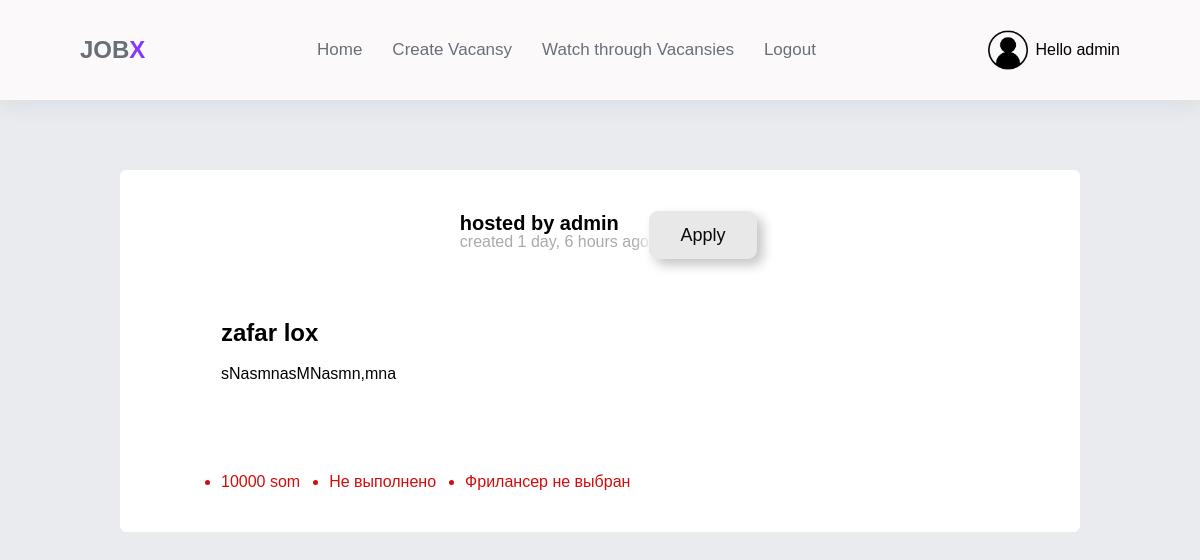
The app's page /allVacansy/3/ (signed in) with its own data.
### base/models.py (models this page shows, shortened)
class Vacansy(models.Model):
    title = models.CharField(max_length=30)
    description = models.CharField(max_length=500)
    price = models.IntegerField()
    host = models.ForeignKey(User, on_delete=models.SET_NULL, null=True)
    isDone = models.BooleanField(default=False)
    created = models.DateTimeField(auto_now_add=True)
    selected_freelancer = models.ForeignKey(
        User,
        related_name="selected_vacancies",
        on_delete=models.SET_NULL,
        null=True,
        blank=True,
    )
    participants = models.ManyToManyField(User, related_name="participants", blank=True)
    class Meta:
        ordering = ["-created"]

### base/views.py (the view)
# urls.py: path('allVacansy/<int:pk>/',views.vacansyDetail,name='vacancyDetail')
@login_required(login_url="register")
def vacansyDetail(request,pk):
    vacansy = Vacansy.objects.get(id=pk)
    return render(request,'base/vacansyDetail.html',{'vacansy':vacansy})

### base/templates/base/vacansyDetail.html (shortened to what this page needs)
{% extends "main.html" %} {% block content %}
<main>
  <section class="vacansy__card">
    <header class="vacansyHeader">
      <div
        style="display: flex; align-items: center; column-gap: 17px"
        class="leftside"
      >
        <div class="header__txt">
          <p style=" font-size:20px; #333; font-weight: 700; line-height: 1">
            hosted by {{vacansy.host}}
          </p>
          <p
            style="
              color: #aaa;
              height: 25px;
              overflow: hidden;
              text-overflow: clip;
              white-space: nowrap;
            "
          >
            created {{vacansy.created|timesince}} ago
          </p>
        </div>
      </div>
      <div class="rightside">
        <a href="{% url 'applyVacansy' vacansy.id %}">
          <button class="button2">Apply</button>
        </a>
      </div>
    </header>
    <div class="centerContent">
      <h2>{{vacansy.title}}</h2>
      <br>
      <p>{{vacansy.description}}</p>
    </div>
    <footer class="vacansy__footer">
      <ul style="list-style: disc !important; display: flex; column-gap: 29px">
        <li style="color: #d40c0c">{{vacansy.price}} som</li>
        {% if vacansy.isDone == False %}
        <li style="color: #d40c0c">Не выполнено</li>
        {% endif %} {% if vacansy.selected_freelancer %}
        <li style="color: #00cc00">
          Фрилансер выбран: {{ vacansy.selected_freelancer.username }}
        </li>
        {% else %}
        <li style="color: #d40c0c">Фрилансер не выбран</li>
        {% endif %}
      </ul>
    </footer>
  </section>
</main>
{% endblock content %}

### templates/header.html (shortened to what this page needs)
{% load static %}
<header class="header">
    <nav>
        <div class="logo">
            <a href="{% url 'home' %}">JOB<span>X</span></a>
        </div>
        <ul class="menu">
            <li><a href="{% url 'home' %}">Home</a></li>
            <li><a href="{% url 'createVacansy' %}">Create Vacansy</a></li>
            <li><a href="{% url 'AllVacansy' %}">Watch through Vacansies</a></li>
            {% if request.user.is_authenticated %}
            <li><a href="{% url 'logout' %}">Logout</a></li>
            {% else %}
            <li><a href="{% url 'register' %}">Register</a></li>
            {% endif %}
        </ul>
        {% if request.user.is_authenticated %}
        <div class="user-header">
            <img src="{% static 'images/avatar.png' %}" alt="">
            <span>Hello {{request.user}}</span>
        </div>
        {% endif %}
    </nav>
</header>

### static/styles/style.css (style rules this page uses)
* { padding: 0; margin: 0; box-sizing: border-box; font-family: sans-serif; text-decoration: none; }
.header { position: sticky; top: 0; width: 100%; box-shadow: 0 4px 20px hsla(207, 24%, 35%, 0.1); background-color: #FBF9F9; z-index: 1; }
nav { display: flex; justify-content: space-between; align-items: center; padding: 30px 80px; }
.logo a { font-size: 24px; font-weight: bold; color: #696F79; }
.logo a span { color: #8739fa; }
.menu { display: flex; justify-content: center; align-items: center; list-style: none; }
.menu a { display: block; padding: 7px 15px; font-size: 17px; font-weight: 500; transition: 0.6s all ease-in-out; color: #696F79; }
nav img { width:40px; height:40px; }
.user-header { display:flex; align-items:center; column-gap:8px; }

### base/templates/base/vacansyDetail.html (style rules this page uses)
body { background-color: #e9ebee; }
main { width: 100%; height: 100%; display: flex; justify-content: center; align-items: center; }
a { color: #666; }
.button2 { display: inline-block; transition: all 0.2s ease-in; position: relative; overflow: hidden; z-index: 1; color: #090909; padding: 0.7em 1.7em; font-size: 18px; border-radius: 0.5em; background: #e8e8e8; border: 1px solid #e8e8e8; box-shadow: 6px 6px 12px #c5c5c5, -6px -6px 12px #ffffff; }
.button2:before { content: ""; position: absolute; left: 50%; transform: translateX(-50%) scaleY(1) scaleX(1.25); top: 100%; width: 140%; height: 180%; background-color: rgba(0, 0, 0, 0.05); border-radius: 50%; display: block; transition: all 0.5s 0.1s cubic-bezier(0.55, 0, 0.1, 1); z-index: -1; }
.button2:after { content: ""; position: absolute; left: 55%; transform: translateX(-50%) scaleY(1) scaleX(1.45); top: 180%; width: 160%; height: 190%; background-color: #009087; border-radius: 50%; display: block; transition: all 0.5s 0.1s cubic-bezier(0.55, 0, 0.1, 1); z-index: -1; }
.vacansyHeader { display: flex; justify-content: center; align-items: center; }
.centerContent { margin-top: 60px; }
.vacansy__card { width: 80%; height: 100%; display: flex; flex-direction: column; margin-top: 70px; padding: 40px 100px; border: 1px solid white; background-color: white; border-radius: 6px; }
.vacansy__footer { margin-top: 90px; }

### records on screen
Vacansy: host "admin", created "1 day, 6 hours", title "zafar lox", description "sNasmnasMNasmn,mna", price "10000"

### other values on screen
{{ request.user }} "admin"
